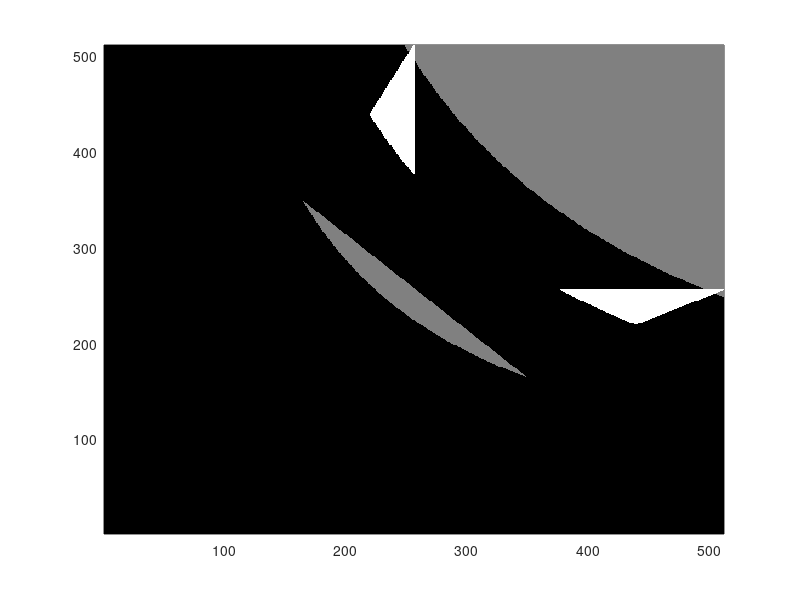

This chart was generated by the following MATLAB code:
function ConvSizeChoose
    clear all;
    close all;
    %border = 10000;
    border = 512;

    c1 = DirectConvComplexity(360000, 2048)
    c2 = MaxFFTLenComplexity(360000, 2048)
    c3 = SegFFTLenComplexity(360000, 2048)
    table = zeros(border, border);
    for n1 = 1:border
        for n2 = 1:n1
            c1 = DirectConvComplexity(n1, n2);
            c2 = MaxFFTLenComplexity(n1, n2);
            c3 = SegFFTLenComplexity(n1, n2);
            table(n1, n2) = MinTagOfThree(c1,c2,c3);
            %Copy to the another half of table
            table(n2, n1) = table(n1, n2);
        end
    end

    gca = pcolor(table);
    set(gca, 'LineStyle', 'none')
    colormap(gray(3))
end

function c = DirectConvComplexity(n1, n2)
    c = n1 * n2;
end

function c = MaxFFTLenComplexity(n1, n2)
    fftOrder = ceil(log(n1+n2-1)/log(2));
    fftSize = 2^fftOrder;
    c = 4 * fftSize * (3*fftOrder + 1);
end

function c = SegFFTLenComplexity(n1, n2)
    if n1 < n2
        n  = n1;
        n1 = n2;
        n2 = n;
    end
    fftOrder = ceil(log(2*n2-1)/log(2));
    fftSize = 2^fftOrder;
    %s = ceil(n1 / fftSize); % This is error
    s = ceil(n1 / n2); % This is correct
    %s = ceil(n1 / (fftSize+1-n2)); % This is correct
    c = 4 * fftSize * ((2*s+1)*fftOrder + s);
end

function tag = MinTagOfThree(c1, c2, c3)
    tag = -1;
    if c1 <= c2 && c1 <= c3
        tag = 1;
    elseif c2 <= c1 && c2 <= c3
        tag = 2;
    elseif c3 <= c1 && c3 <= c2
        tag = 3;
    end
end
